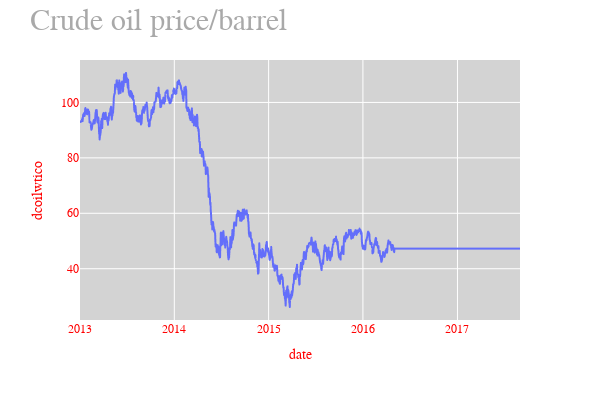

The notebook cell this image was saved under:
### Markdown cell above
### Calculating Oil price

### Code cell
fig = px.line(oil, x='date', y="dcoilwtico", hover_name='dcoilwtico', width=600, height=400)

fig.update_layout(plot_bgcolor='lightgrey',
    font_family="Courier New",font_color="red",
    title_font_family="Times New Roman", title_font_color="darkgrey", 
title=dict(text='Crude oil price/barrel</sup>', font=dict(size=30)),
hoverlabel=dict( bgcolor="black", font_size=15, font_family="Times New Roman"))

### Figure 1 — Plotly figure (JSON) as saved in the notebook; plotly's stock layout.template omitted (floating-point values rounded to 4 significant figures; data arrays with more than 128 entries replaced by an {"elided": "..."} marker saying what was removed)
{"data": [{"hovertemplate": "<b>%{hovertext}</b><br><br>date=%{x}<br>dcoilwtico=%{y}<extra></extra>", "hovertext": {"elided": "1704 float values"}, "legendgroup": "", "line": {"color": "#636efa", "dash": "solid"}, "marker": {"symbol": "circle"}, "mode": "lines", "name": "", "showlegend": false, "type": "scattergl", "x": {"elided": "1704 str values"}, "xaxis": "x", "y": {"elided": "1704 float values"}, "yaxis": "y"}], "layout": {"font": {"color": "red", "family": "Courier New"}, "height": 400, "hoverlabel": {"bgcolor": "black", "font": {"family": "Times New Roman", "size": 15}}, "legend": {"tracegroupgap": 0}, "margin": {"t": 60}, "plot_bgcolor": "lightgrey", "title": {"font": {"color": "darkgrey", "family": "Times New Roman", "size": 30}, "text": "Crude oil price/barrel</sup>"}, "width": 600, "xaxis": {"anchor": "y", "domain": [0, 1], "title": {"text": "date"}}, "yaxis": {"anchor": "x", "domain": [0, 1], "title": {"text": "dcoilwtico"}}}}
